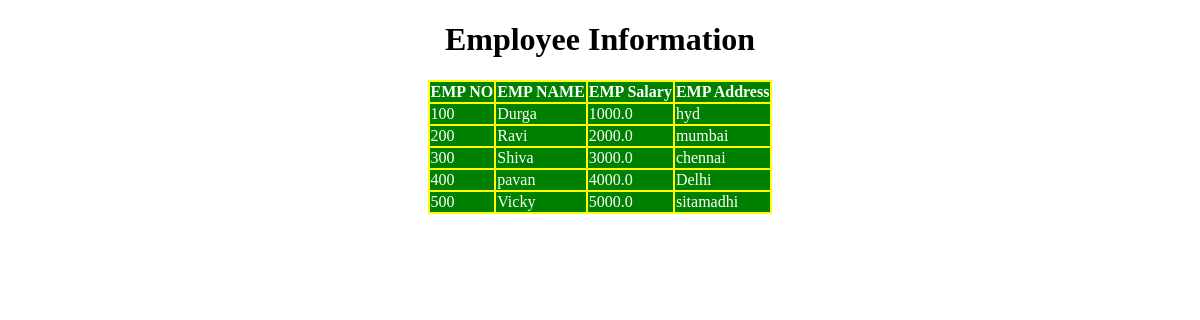
Page /empinfo on the committed database.
### testapp/models.py (models this page shows, shortened)
class Employee(models.Model):
    eno=models.IntegerField()
    ename=models.CharField(max_length=30)
    esal=models.FloatField()
    eaddr=models.CharField(max_length=30)

### testapp/views.py (the view)
# urls.py: path('empinfo', views.empview),
def empview(request):
    emp_list=Employee.objects.all()
    my_dict={'emp_list':emp_list}
    return render(request,'testapp/emp.html',context=my_dict)

### templates/testapp/emp.html (shortened to what this page needs)
<!DOCTYPE html>
{% load static %}
<html lang="en">
<head>
    <link rel="stylesheet" href="{% static 'css/demo3.css' %}">
</head>
<body>
    <h1>Employee Information</h1>
    {% if emp_list %}
       <table>
        <thead>
            <th>EMP NO</th>
            <th>EMP NAME</th>
            <th>EMP Salary</th>
            <th>EMP Address</th>
        </thead>
        {% for emp in emp_list %}
            <tr>
                <td>{{emp.eno}}</td>
                <td>{{emp.ename}}</td>
                <td>{{emp.esal}}</td>
                <td>{{emp.eaddr}}</td>
            </tr>
        {% endfor %}
       </table>
       {%else%}
            <p>No Employee Found</p>
    {% endif %}
</body>
</html>

### static/css/demo3.css (style rules this page uses)
body { background-image: url(https://images.unsplash.com/photo-1673520587276-77478c8f0151?ixlib=rb-4.0.3&ixid=MnwxMjA3fDB8MHx0b3BpYy1mZWVkfDV8NnNNVmpUTFNrZVF8fGVufDB8fHx8&auto=format&fit=crop&w=2000&q=60); height: auto; background-size: cover; background-position: center; }
h1 { color: black; text-align: center; }
table { margin: auto; border: red; color: rebeccapurple; background: yellow; font-size: medium; }
td,thead { background: green; color: white; }

### rows in the picture
Employee: eno "100", ename "Durga", esal "1000.0", eaddr "hyd"
Employee: eno "200", ename "Ravi", esal "2000.0", eaddr "mumbai"
Employee: eno "300", ename "Shiva", esal "3000.0", eaddr "chennai"
Employee: eno "400", ename "pavan", esal "4000.0", eaddr "Delhi"
Employee: eno "500", ename "Vicky", esal "5000.0", eaddr "sitamadhi"
